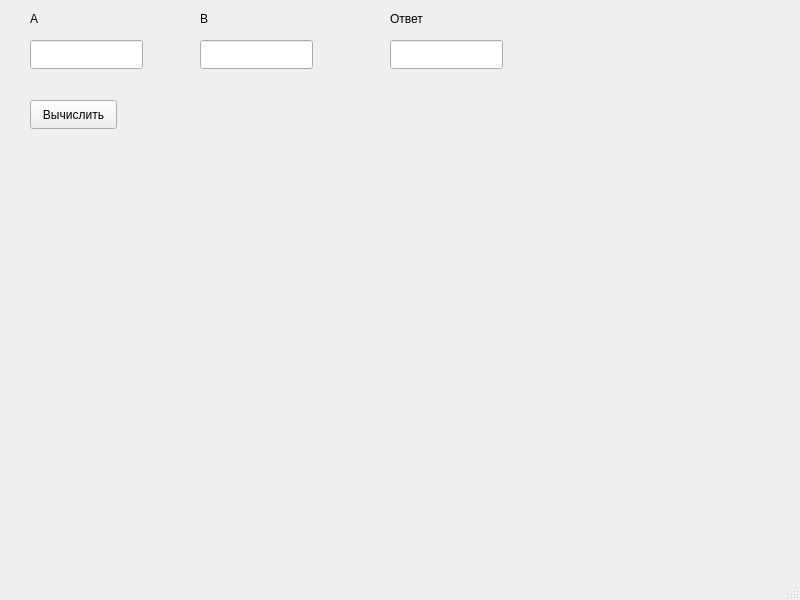
<?xml version="1.0" encoding="UTF-8"?>
<ui version="4.0">
 <class>MainWindow</class>
 <widget class="QMainWindow" name="MainWindow">
  <property name="geometry">
   <rect>
    <x>0</x>
    <y>0</y>
    <width>800</width>
    <height>600</height>
   </rect>
  </property>
  <property name="windowTitle">
   <string>MainWindow</string>
  </property>
  <widget class="QWidget" name="centralwidget">
   <widget class="QLineEdit" name="lineEdit">
    <property name="geometry">
     <rect>
      <x>30</x>
      <y>40</y>
      <width>113</width>
      <height>29</height>
     </rect>
    </property>
    <property name="inputMask">
     <string/>
    </property>
    <property name="text">
     <string/>
    </property>
   </widget>
   <widget class="QLineEdit" name="lineEdit_2">
    <property name="geometry">
     <rect>
      <x>200</x>
      <y>40</y>
      <width>113</width>
      <height>29</height>
     </rect>
    </property>
   </widget>
   <widget class="QLabel" name="label">
    <property name="geometry">
     <rect>
      <x>30</x>
      <y>10</y>
      <width>54</width>
      <height>17</height>
     </rect>
    </property>
    <property name="text">
     <string>A</string>
    </property>
   </widget>
   <widget class="QLabel" name="label_2">
    <property name="geometry">
     <rect>
      <x>200</x>
      <y>10</y>
      <width>54</width>
      <height>17</height>
     </rect>
    </property>
    <property name="text">
     <string>B</string>
    </property>
   </widget>
   <widget class="QPushButton" name="pushButton">
    <property name="geometry">
     <rect>
      <x>30</x>
      <y>100</y>
      <width>87</width>
      <height>29</height>
     </rect>
    </property>
    <property name="text">
     <string>Вычислить</string>
    </property>
   </widget>
   <widget class="QLineEdit" name="lineEdit_3">
    <property name="geometry">
     <rect>
      <x>390</x>
      <y>40</y>
      <width>113</width>
      <height>29</height>
     </rect>
    </property>
   </widget>
   <widget class="QLabel" name="label_3">
    <property name="geometry">
     <rect>
      <x>390</x>
      <y>10</y>
      <width>54</width>
      <height>17</height>
     </rect>
    </property>
    <property name="text">
     <string>Ответ</string>
    </property>
   </widget>
  </widget>
  <widget class="QMenuBar" name="menubar">
   <property name="geometry">
    <rect>
     <x>0</x>
     <y>0</y>
     <width>800</width>
     <height>23</height>
    </rect>
   </property>
  </widget>
  <widget class="QStatusBar" name="statusbar"/>
 </widget>
 <resources/>
 <connections/>
</ui>
